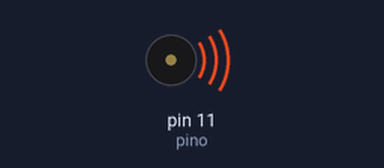
A sketch run on a simulated Arduino Uno, built with avr-gcc and run on an emulated ATmega328P. On the bench: buzzer (waves = sounding).

Above: at 0.01 s.
At 6.2 s:
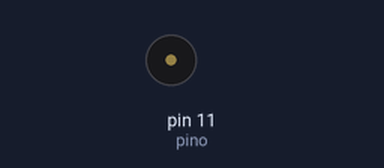
Timing chart, 0 to 7.7 s (numbered marks = the images above):
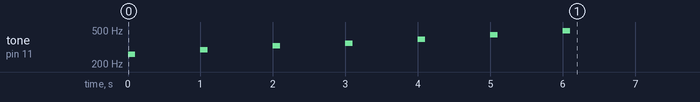

The sketch:

vetor.ino
```cpp
//define constante para cada nota musical
#define DO 261
#define RE 294
#define MI 329
#define FA 349
#define SOL 392
#define LA 440
#define SI 493

//define o pino 11 a ser utilizado na placa
int pino = 11;
//cria um vetor com todas as 7 notas musicais
int notas_musicais[] = {DO, RE, MI, FA, SOL, LA, SI};
//cria um vetor com a duração de cada uma das 7 notas musicais
int duracaodecadanota[] = {100,100,100,100,100,100,100};

void setup() {
  //"for" utilizado para garantir que as 7 notas sejam tocadas, começando no 0 até 7
  for (int nota_musical = 0; nota_musical < 7; nota_musical++) { //enquanto o valor for menor que 7, incrementa-se o contador
    //atribui um tempo de duração para cada nota musical
    int duracao_nota = duracaodecadanota[nota_musical];
    //gera o som no pino
    tone(pino, notas_musicais[nota_musical], duracao_nota);
    //pausa depois das notas
    int pausa_nota_musical[] = {1000,1000,1000,1000,1000,1000,1000};
    delay(pausa_nota_musical[nota_musical]);
  }
}

void loop() {
}
```
